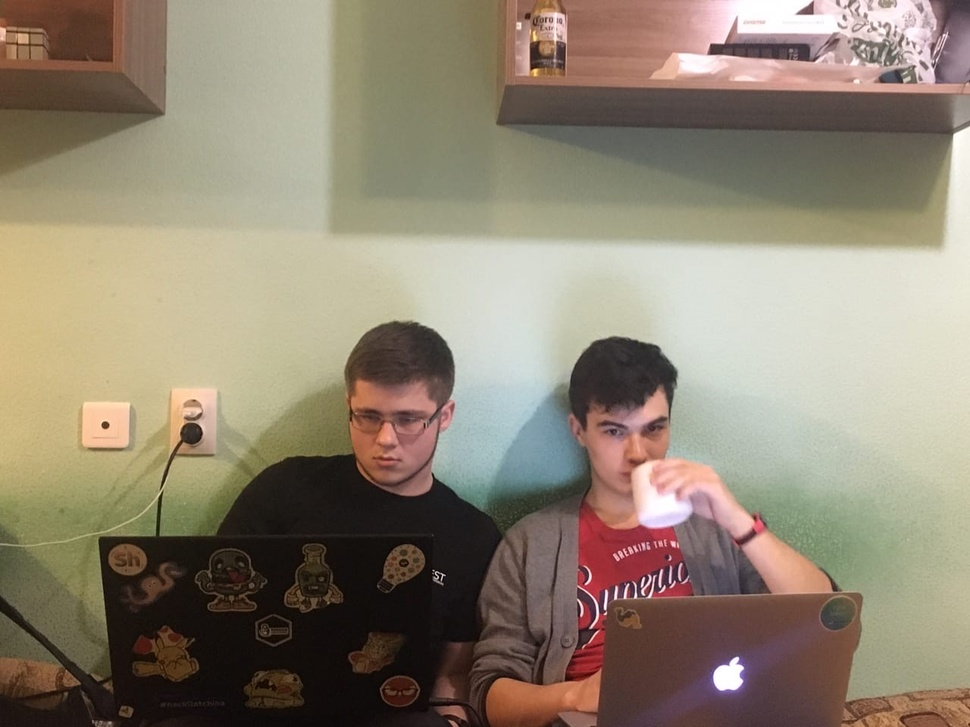
#> input picture Face_detector/bomji.jpg, 970 x 727 px, shrunk from 1280 x 960 before the run
$ jupyter execute OPENCV.ipynb
#> lines starting #> are read from the running program, lines starting #| are printed output that depends on the picture; after the words box and inside, x2 and y2 are one past the last pixel; in counts of white or black regions, pixels touching at a corner belong together
[cell 1]
import cv2

[cell 2]
image = cv2.imread("bomji.jpg")
#> image is the input picture: shape (727, 970, 3); mean B, G, R 114.3, 132.2, 143.6

[cell 3]
cv2.imshow("Image", image)
cv2.waitKey(0)
cv2.destroyAllWindows()

[cell 4]
def viewImage(image, name_of_window=''):
    cv2.namedWindow(name_of_window, cv2.WINDOW_NORMAL)
    cv2.imshow(name_of_window, image)
    cv2.waitKey(0)
    cv2.destroyAllWindows()

[cell 5]
image_path = "bomji.jpg"
face_cascade = cv2.CascadeClassifier('haarcascade_frontalface_default.xml')
image = cv2.imread(image_path)
gray = cv2.cvtColor(image, cv2.COLOR_BGR2GRAY)
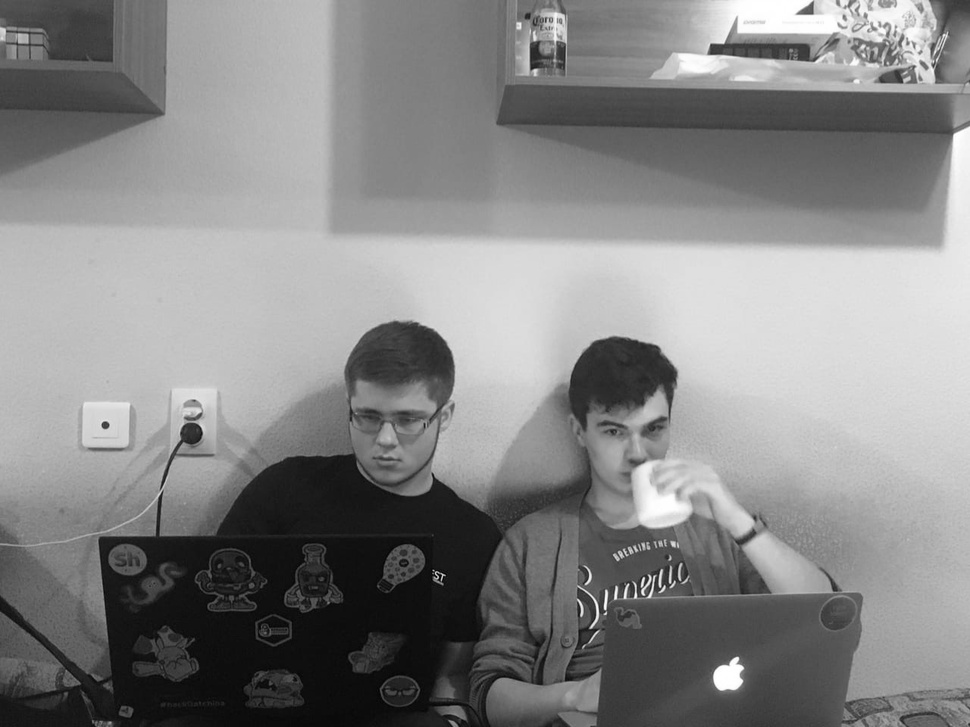
#> gray: shape (727, 970); min 1, max 255, mean 133.6

[cell 6]
faces = face_cascade.detectMultiScale(
    gray,
    scaleFactor= 1.1,
    minNeighbors= 5,
    minSize=(10, 10)
)
#> faces = [[587, 395, 93, 93], [333, 378, 110, 110]]

[cell 7]
faces_detected = "Лиц обнаружено: " + format(len(faces))
#> faces_detected = 'Лиц обнаружено: 2'
print(faces_detected)
#| Лиц обнаружено: 2

# Рисуем квадраты вокруг лиц
for (x, y, w, h) in faces:
    cv2.rectangle(image, (x, y), (x+w, y+h), (255, 255, 0), 2)
#> this loop made 2 passes
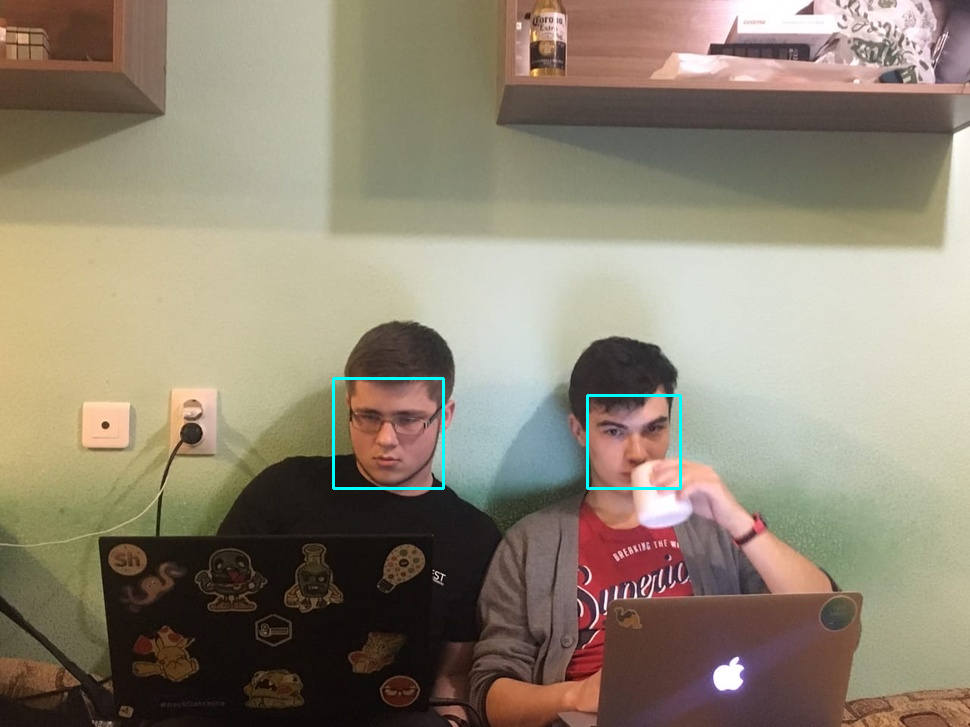
#> image: shape (727, 970, 3); 0.34% of pixels changed, all inside (x1, y1, x2, y2) = (332, 377, 682, 490)
viewImage(image, faces_detected)

[cell 8]
cv2.imwrite("faces.jpg", image)
#> Out = True

$ run again, with Face_detector/bad_lighting.jpg copied over Face_detector/bomji.jpg
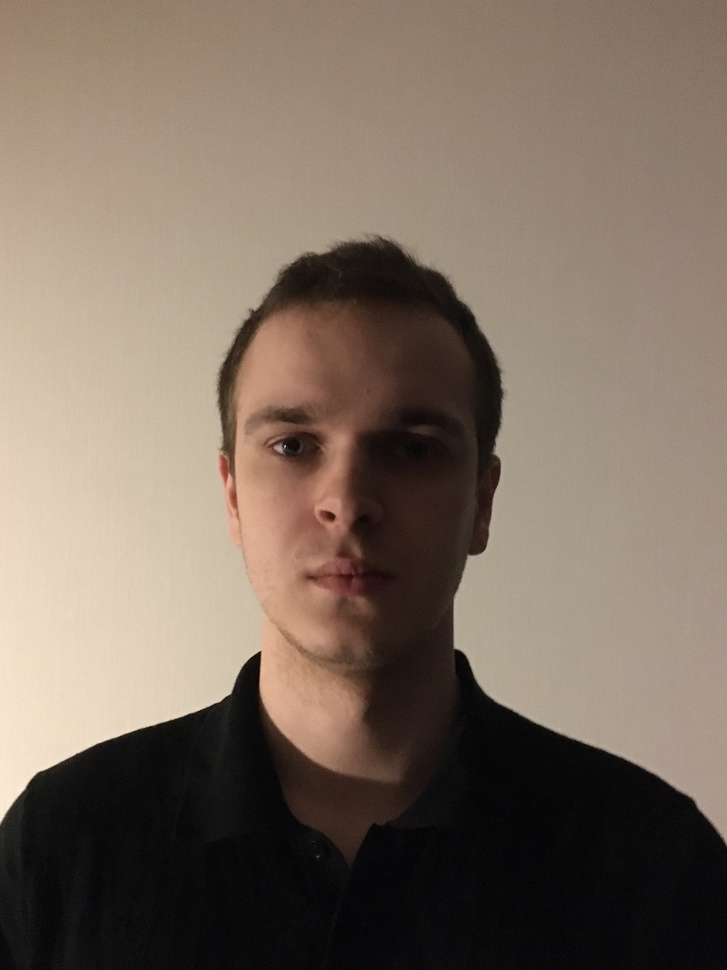
#> input picture Face_detector/bad_lighting.jpg, 727 x 970 px, shrunk from 1440 x 1920 before the run
#> image is the input picture: shape (970, 727, 3); mean B, G, R 96.1, 109.2, 123.9
#> `gray = cv2.cvtColor(image, cv2.COLOR_BGR2GRAY)`:
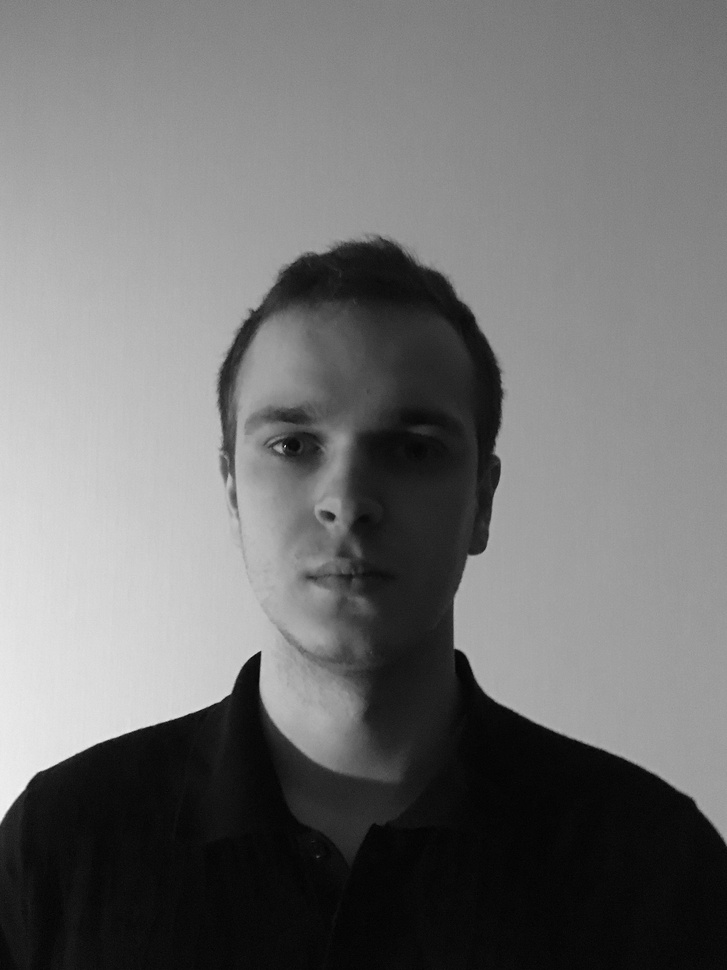
#> gray: shape (970, 727); min 1, max 243, mean 112.1
#> faces = [[197, 332, 308, 308]]
#> faces_detected = 'Лиц обнаружено: 1'
#| Лиц обнаружено: 1
#> the loop `for (x, y, w, h) in faces:` made 1 pass
#> after the loop `for (x, y, w, h) in faces:`:
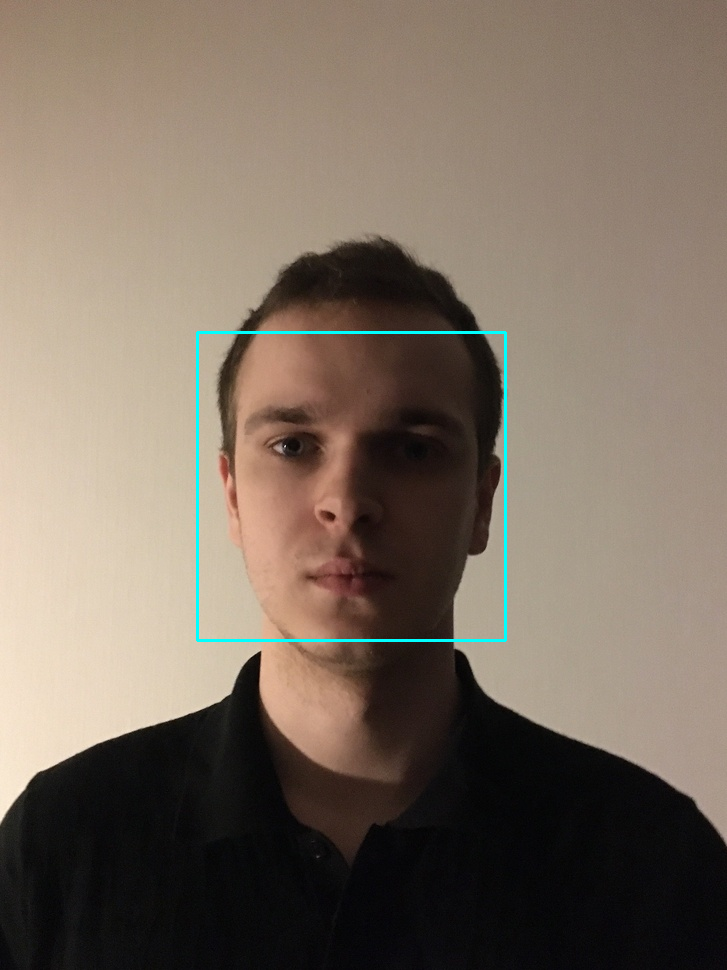
#> image: shape (970, 727, 3); 0.52% of pixels changed, all inside (x1, y1, x2, y2) = (196, 331, 507, 642)
#> Out = True

$ run again, with Face_detector/distance.jpg copied over Face_detector/bomji.jpg
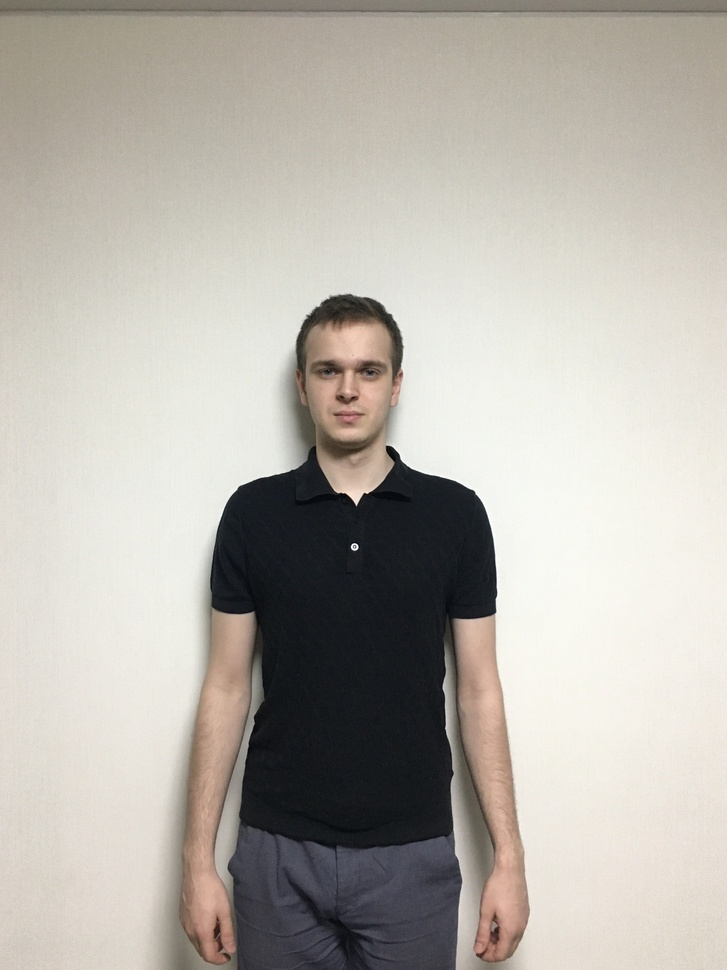
#> input picture Face_detector/distance.jpg, 727 x 970 px, shrunk from 1440 x 1920 before the run
#> image is the input picture: shape (970, 727, 3); mean B, G, R 170.1, 177.7, 182.3
#> `gray = cv2.cvtColor(image, cv2.COLOR_BGR2GRAY)`:
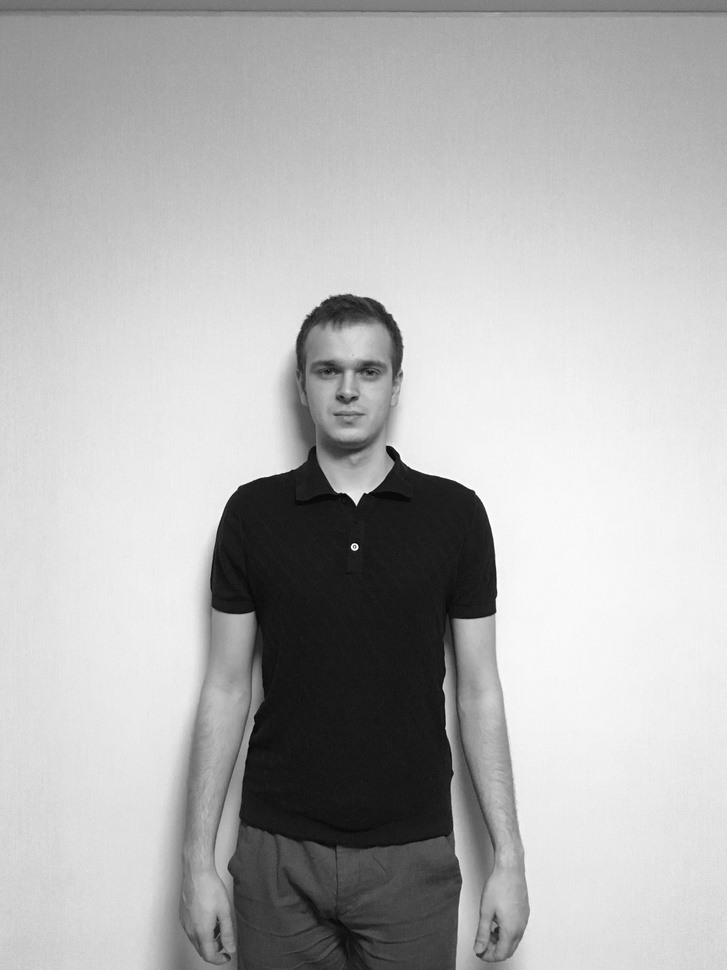
#> gray: shape (970, 727); min 0, max 255, mean 178.2
#> faces = [[288, 324, 121, 121]]
#> faces_detected = 'Лиц обнаружено: 1'
#| Лиц обнаружено: 1
#> the loop `for (x, y, w, h) in faces:` made 1 pass
#> after the loop `for (x, y, w, h) in faces:`:
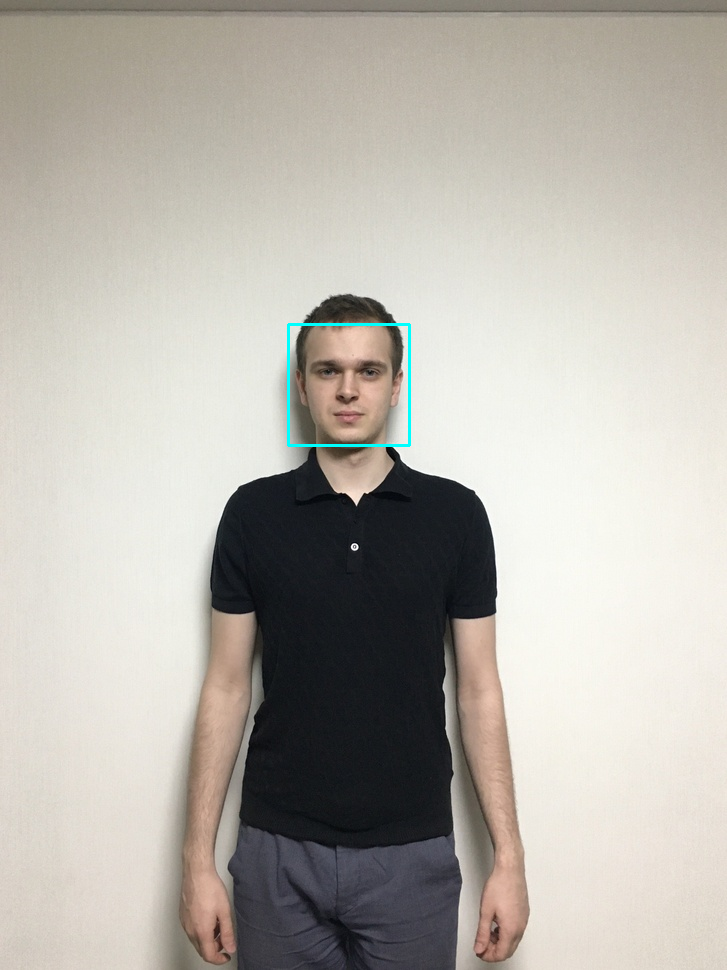
#> image: shape (970, 727, 3); 0.21% of pixels changed, all inside (x1, y1, x2, y2) = (287, 323, 411, 447)
#> Out = True

$ run again, with Face_detector/eye.jpg copied over Face_detector/bomji.jpg
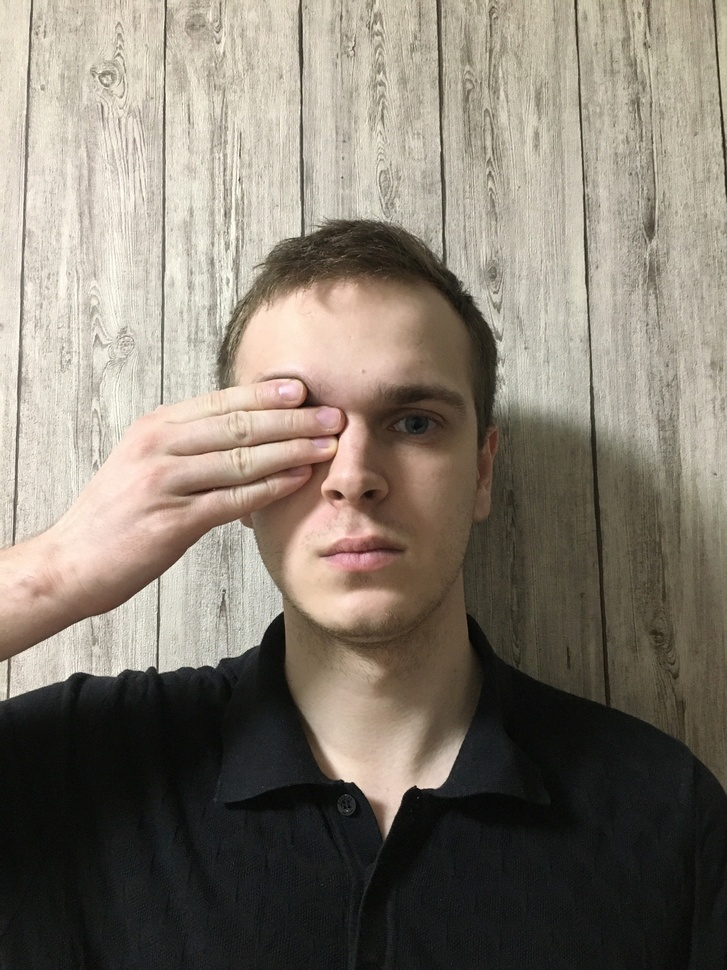
#> input picture Face_detector/eye.jpg, 727 x 970 px, shrunk from 1440 x 1920 before the run
#> image is the input picture: shape (970, 727, 3); mean B, G, R 110.4, 122.2, 130.5
#> `gray = cv2.cvtColor(image, cv2.COLOR_BGR2GRAY)`:
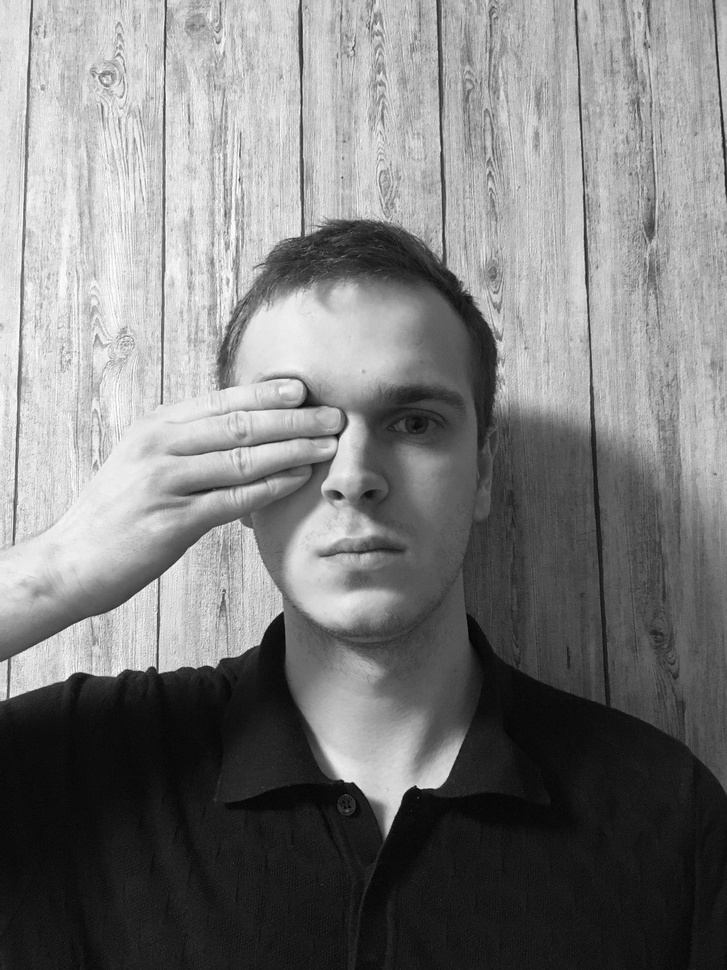
#> gray: shape (970, 727); min 2, max 254, mean 123.3
#> faces = [[200, 290, 315, 315]]
#> faces_detected = 'Лиц обнаружено: 1'
#| Лиц обнаружено: 1
#> the loop `for (x, y, w, h) in faces:` made 1 pass
#> after the loop `for (x, y, w, h) in faces:`:
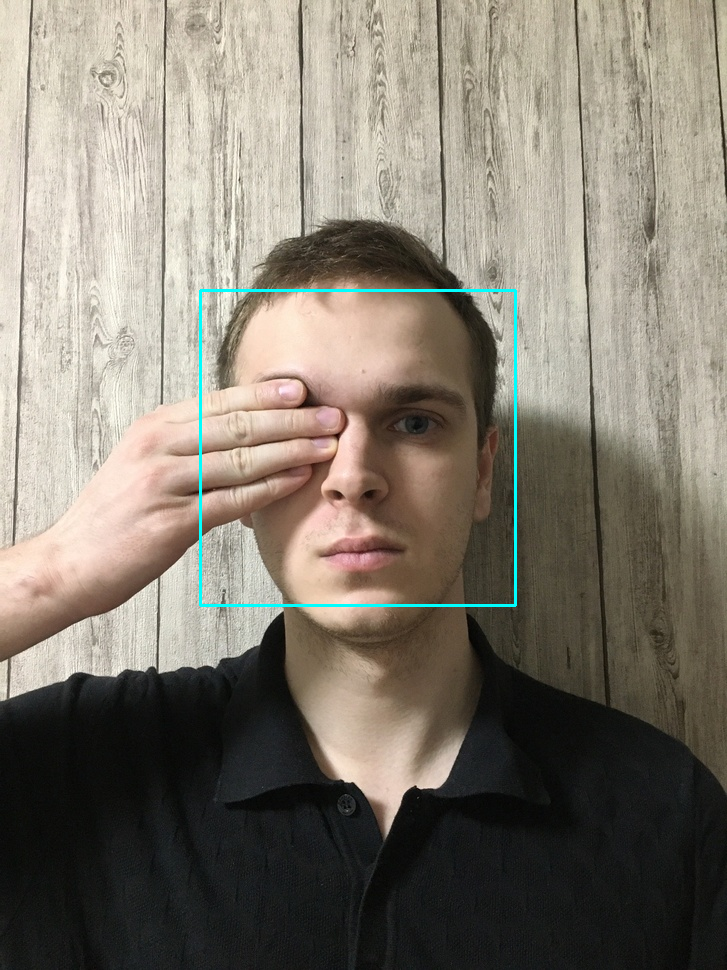
#> image: shape (970, 727, 3); 0.54% of pixels changed, all inside (x1, y1, x2, y2) = (199, 289, 517, 607)
#> Out = True
